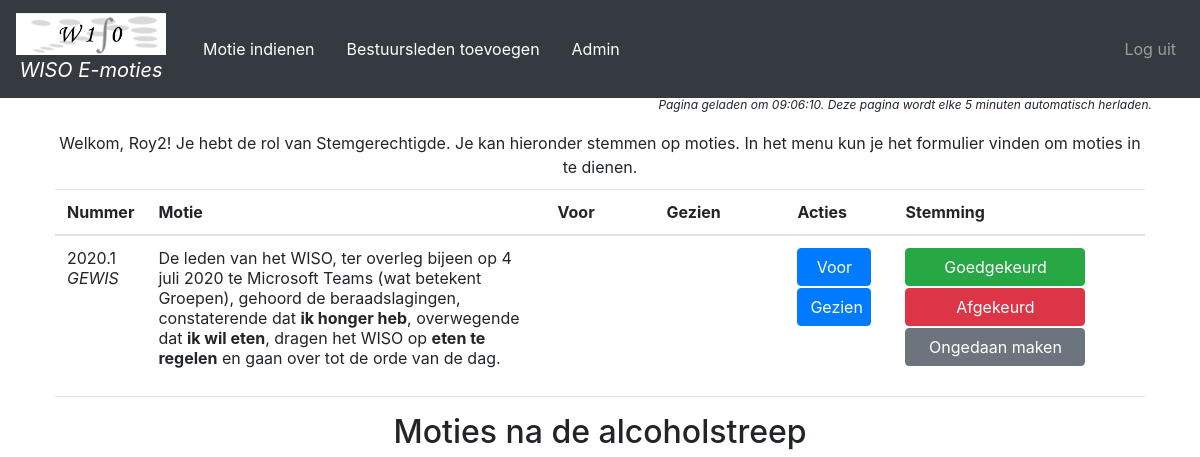
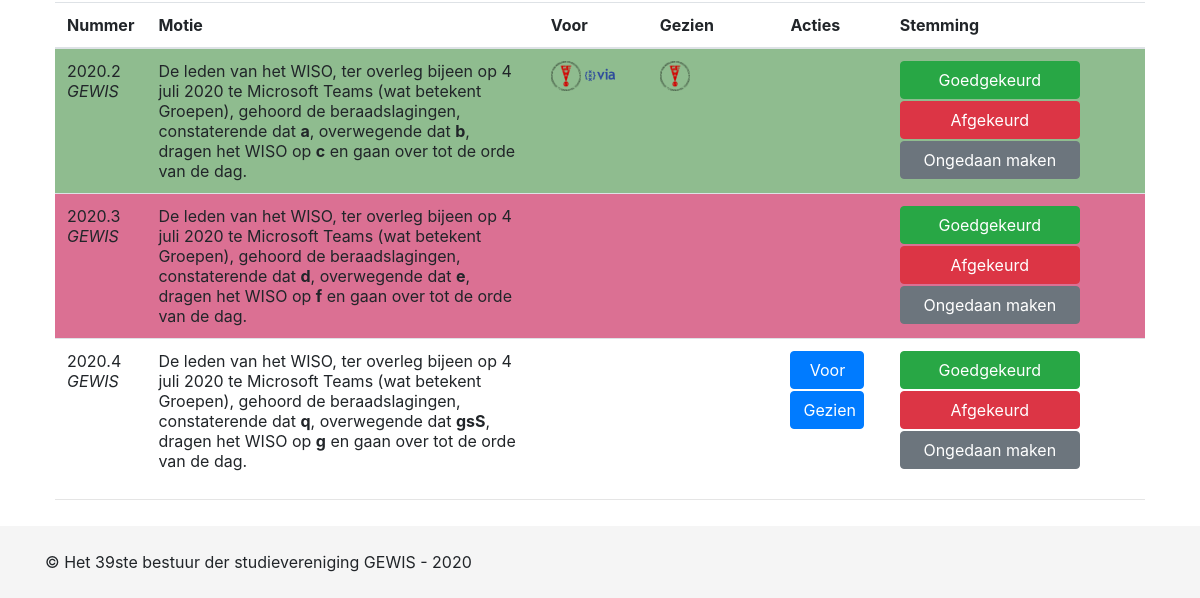
/ (signed in), run on an earlier commit of the app's database (2 pictures, top to bottom).
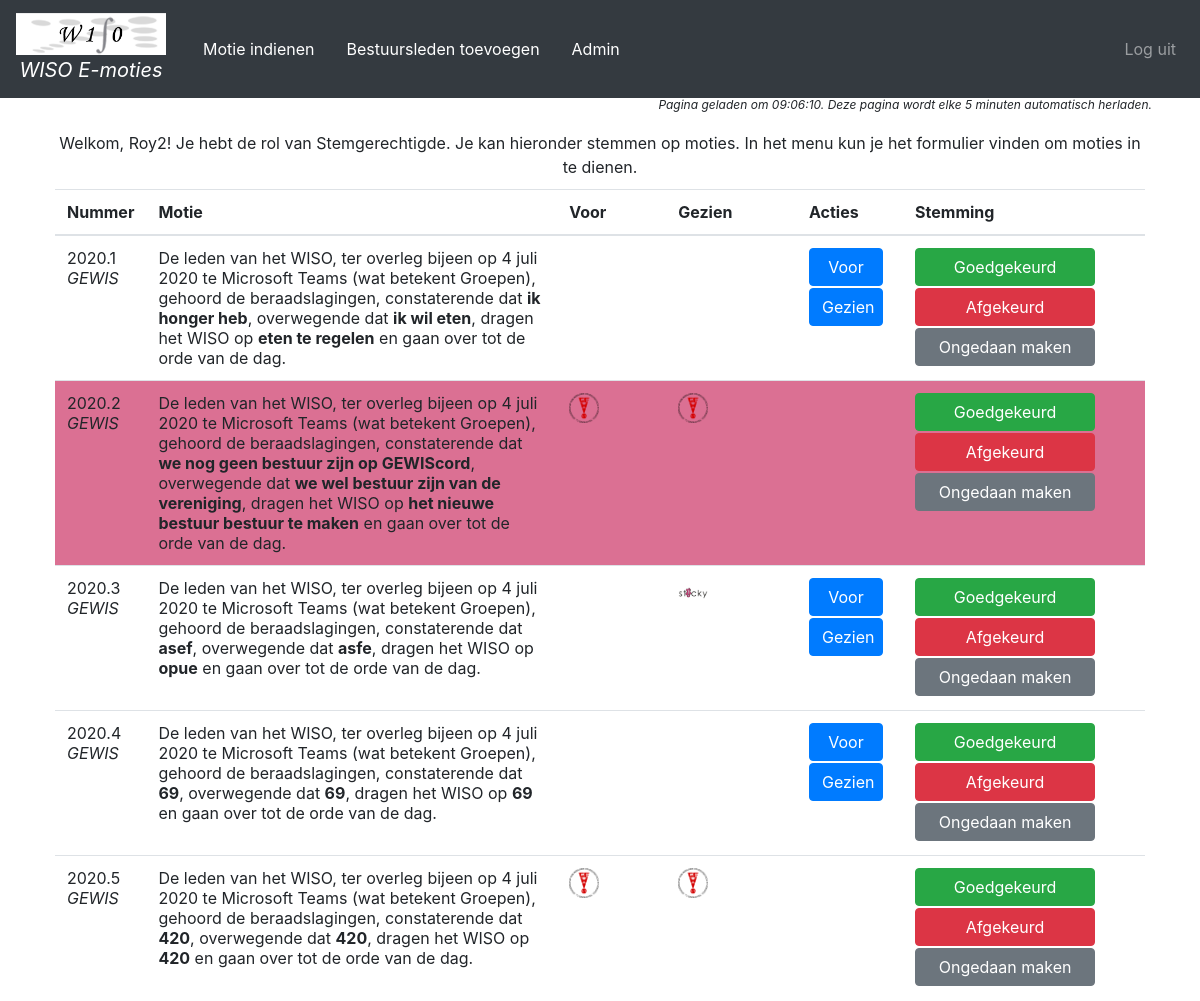
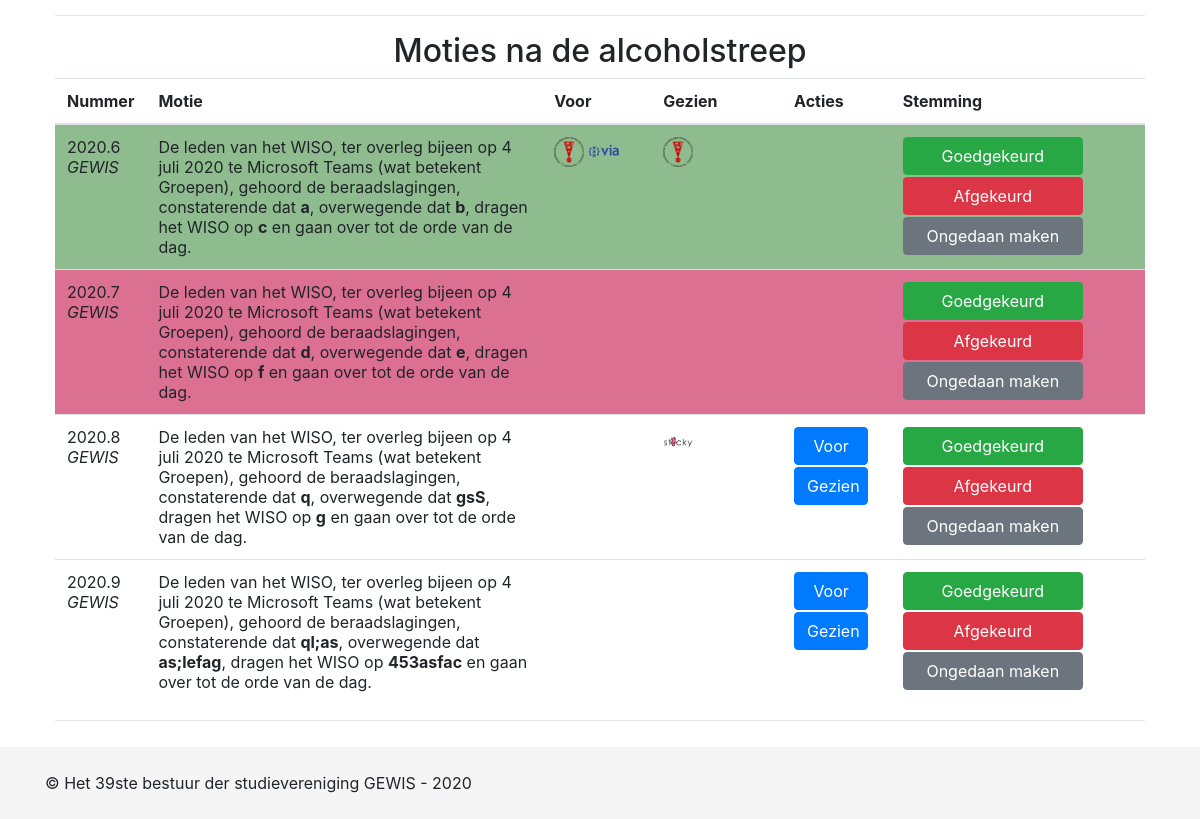
And on a later commit of the database (2 pictures, top to bottom).
### app/models.py (models this page shows)
class User(db.Model, UserMixin):
    id = db.Column(db.Integer(), primary_key=True)
    username = db.Column(db.String(64), index=True, unique=True)
    password = db.Column(db.String(128))
    active = db.Column(db.Boolean(), default=True)
    email = db.Column(db.String(128), unique=True)
    roles = db.relationship('Role', secondary='user_roles')
    association = db.Column(db.String(32))

class Resolution(db.Model):
    id = db.Column(db.Integer(), primary_key=True)
    observation = db.Column(db.String(512), nullable=False)
    consideration = db.Column(db.String(512), nullable=False)
    decision = db.Column(db.String(512), nullable=False)
    user_id = db.Column(db.Integer(), db.ForeignKey('user.id'))
    timestamp = db.Column(db.DateTime())
    passed = db.Column(db.Boolean())
    alcohol = db.Column(db.Boolean())
    votes = db.relationship('Vote', backref='resolution', lazy='dynamic')
    seen_by = db.relationship('Seen', backref='resolution', lazy='dynamic')
    association = column_property(select([User.association]).where(User.id == user_id))
    def vote_list(self):
        return list(map(vote_to_association, self.votes))
    def seen_list(self):
        return list(map(vote_to_association, self.seen_by))

class Vote(db.Model):
    resolution_id = db.Column(db.Integer(), db.ForeignKey('resolution.id'), primary_key=True)
    association = db.Column(db.String(32), primary_key=True)
    timestamp = db.Column(db.DateTime())

class Seen(db.Model):
    resolution_id = db.Column(db.Integer(), db.ForeignKey('resolution.id'), primary_key=True)
    association = db.Column(db.String(32), primary_key=True)
    timestamp = db.Column(db.DateTime())

### app/routes.py (the view)
@app.route('/')
def index():
    if not current_user.is_authenticated or current_user.is_anonymous:
        return render_template('index.html')
    return render_template('resolutions.html', Resolution=Resolution, Vote=Vote, Seen=Seen, time=datetime.now())

### app/models.py (called while the page is built)
def vote_to_association(vote):
    return vote.association

### app/templates/resolutions.html (shortened to what this page needs)
{% extends "base.html" %}
{% block content %}
    <div class="loaded"><i><sup>Pagina geladen om {{ time.strftime("%H:%M:%S") }}. Deze pagina wordt elke 5 minuten automatisch herladen.</sup></i></div>
    <div class="motielijst">
        <p class="text">
        Welkom, {{ current_user.username }}! Je hebt de rol van {% if current_user.has_roles('Voorzitter') %}Stemgerechtigde. Je kan hieronder stemmen op moties. In het menu kun je het formulier vinden om moties in te dienen.
        {% elif current_user.has_roles('Bestuurslid') %}Bestuurslid. Vraag je voorzitter om te stemmen op moties. In het menu kun je het formulier vinden om moties in te dienen.
        {% else %}Kandi. Je kan alleen moties bekijken! Gelukkig voor jou is het WISO online, dus hoef je geen moties rond te delen. Dat is boffen!{% endif %}
        </p>
        {% set count = [1] %}
        {% for i in [false, true] %}
        {% if i == true %}
            <h2>Moties na de alcoholstreep</h2>
        {% endif %}
        <table class="table">
            <thead>
                <tr>
                    <th>Nummer</th>
                    <th>Motie</th>
                    <th>Voor</th>
                    <th>Gezien</th>
                    {% if current_user.has_roles('Voorzitter') %}
                    <th>Acties</th>
                    {% endif %}
                    {% if current_user.has_roles('Admin') %}
                    <th>Stemming</th>
                    {% endif %}
                </tr>
            </thead>
            {% for r in Resolution.query.filter(Resolution.alcohol == i).all() %}
                {% with votes = r.vote_list() %}
                {% with seen = r.seen_list() %}
                {% if r.passed == true %}
                <tr class="row-backgroundcolor-green">
                {% elif r.passed == false %}
                <tr class="row-backgroundcolor-red">
                {% else %}
                <tr>
                {% endif %}
                <td>
                    2020.{{ count[0] }}
                {% if count.append(count.pop() + 1) %}{% endif %}<br>
                    <i>{{ r.association }}</i>
                </td>
                <td>
                    De leden van het WISO, ter overleg bijeen op 4 juli 2020 te Microsoft Teams (wat betekent Groepen), gehoord de beraadslagingen, constaterende dat <b>{{ r.observation }}</b>, overwegende dat <b>{{ r.consideration }}</b>, dragen het WISO op <b>{{ r.decision }}</b> en gaan over tot de orde van de dag.
                </td>
                <td width="10%">
                    {% for vote in votes %}
                        <img src="{{ url_for('.static', filename='logos/' + vote + '.png') }}" width="30px" alt="{{ vote }}">
                    {% endfor %}
                </td>
                <td width="12%">
                    {% for seen in seen %}
                        <img src="{{ url_for('.static', filename='logos/' + seen + '.png') }}" width="30px" alt="{{ vote }}">
                    {% endfor %}
                </td>
                {% if current_user.has_roles('Voorzitter') %}
                <td>
                    {% if r.passed == none %}
                    {% if not current_user.association in votes %}
                        <a href="{{ url_for('vote_resolution', id=r.id) }}" class="btn btn-primary" >Voor</a>
                    {% endif %}
                    {% if not current_user.association in seen %}
                        <a href="{{ url_for('mark_resolution_as_seen', id=r.id) }}" class="btn btn-primary" >Gezien</a>
                    {% endif %}
                    {% endif %}
                </td>
                {% endif %}
                {% if current_user.has_roles('Admin') %}
                <td class="admin-buttons">
                    <a href="{{ url_for('pass_resolution', id=r.id) }}" class="btn btn-success" >Goedgekeurd</a>
                    <a href="{{ url_for('reject_resolution', id=r.id) }}" class="btn btn-danger" >Afgekeurd</a>
                    <a href="{{ url_for('undo_resolution_vote', id=r.id) }}" class="btn btn-secondary" >Ongedaan maken</a>
                </td>
                {% endif %}
            </tr>
                {% endwith %}
                {% endwith %}
            {% endfor %}
        </table>
        <hr>
        {% endfor %}
    </div>
{% endblock %}

### app/templates/base.html (shortened to what this page needs)
<html>
    <head>
        <link rel="stylesheet" href="https://stackpath.bootstrapcdn.com/bootstrap/4.4.1/css/bootstrap.min.css">
        <link rel="stylesheet" href="{{url_for('.static', filename='css/styles.css')}}">
    </head>
    <body class="d-flex flex-column h-100">
        <nav class="navbar navbar-expand-sm bg-dark navbar-dark">
            <a class="navbar-brand" href="{{ url_for('index') }}">
                <img src="{{ url_for('.static', filename='logos/wisoLogo.png') }}" width="150px" alt="">
                <p class="title"> WISO E-moties </p>
            </a>
            {% if not current_user.is_anonymous %}
            <ul class="knop">
                {% if current_user.has_roles('Bestuurslid') %}
                    {% with page = url_for('submit_resolution') %}
                    <li class="nav-item {% if page == request.path %}active{% endif %}">
                        <a class="nav-link" href="{{ page }}">Motie indienen</a>
                    </li>
                    {% endwith %}
                {% endif %}
                {% if current_user.has_roles('Voorzitter') %}
                    {% with page = url_for('register_board_member') %}
                    <li class="nav-item {% if page == request.path %}active{% endif %}">
                        <a class="nav-link" href="{{ page }}">Bestuursleden toevoegen</a>
                    </li>
                    {% endwith %}
                {% endif %}
                {% if current_user.has_roles('Admin') %}
                    {% with page = url_for('admin') %}
                    <li class="nav-item {% if page == request.path %}active{% endif %}">
                        <a class="nav-link" href="{{ page }}">Admin</a>
                    </li>
                    {% endwith %}
                {% endif %}
            </ul>
            {% endif %}
            <ul class="navbar-nav ml-auto">
                {% if current_user.is_anonymous %}
                    {% with page = url_for('user.login') %}
                    <li class="nav-item {% if page == request.path %}active{% endif %}">
                        <a class="nav-link" href="{{ page }}">Log in</a>
                    </li>
                    {% endwith %}
                {% else %}
                    {% with page = url_for('user.logout') %}
                    <li class="nav-item {% if page == request.path %}active{% endif %}">
                        <a class="nav-link" href="{{ page }}">Log uit</a>
                    </li>
                    {% endwith %}
                {% endif %}
            </ul>
        </nav>
        <div class="container">
            {% block content %}{% endblock %}
        </div>
        <footer class="footer mt-auto py-4">
            <div class="container">
                © Het 39ste bestuur der studievereniging GEWIS - 2020
            </div>
        </footer>
    </body>
</html>

### app/static/css/styles.css (style rules this page uses)
table.table { padding: 10px; }
p.title { font-style: oblique; text-align: center; margin-bottom: 0; }
.text { margin-top: 10px; margin-bottom: 10px; }
div.motielijst { margin: 10px; text-align: center; overflow-x: auto; }
div.container { margin-top: 10px; min-width: 95%; }
ul.knop { list-style-type: none; margin-left: 5px; margin-right: 5px; padding: 0; overflow: hidden; }
ul.knop li { float: left; }
ul.knop li a { color: white; text-align: center; padding: 16px; }
dl, ol, ul { margin-top: 0; margin-bottom: 0; }
td > a.btn.btn-primary { margin-bottom: 2px; width: 74px; }
td.admin-buttons > a.btn { margin-bottom: 2px; width: 180px; }
.footer { background-image: none; background-color: #f5f5f5; transition: background-image 1.0s ease-in-out; }
.footer .container { margin-top: 0px; }
tr.row-backgroundcolor-green { background-color: darkseagreen; }
tr.row-backgroundcolor-red { background-color: palevioletred; }
.loaded { text-align: right; margin: 3px; }

What changed in the data, as far as the page shows it:
added Resolution: user "2", association "GEWIS", observation "we nog geen bestuur zijn op GEWIScord", consideration "we wel bestuur zijn van de vereniging", decision "het nieuwe bestuur bestuur te maken"
added Vote: association (picture), shown under "2"
added Seen: association (picture), shown under "2"
added Resolution: count "3", association "GEWIS", observation "asef", consideration "asfe", decision "opue"
added Seen: association (picture), shown under "3"
added Resolution: count "4", association "GEWIS", observation "69", consideration "69", decision "69"
added Resolution: user "5", association "GEWIS", observation "420", consideration "420", decision "420"
added Vote: association (picture), shown under "5"
added Seen: association (picture), shown under "5"
computed for Resolution (number 6 of 9 on the later page): user "2" → "6"
computed for Resolution (number 7 of 9 on the later page): count "3" → "7"
computed for Resolution "gsS": id "4" → "8"
added Seen: association (picture), shown under Resolution "gsS"
added Resolution: count "9", association "GEWIS", observation "ql;as", consideration "as;lefag", decision "453asfac"
